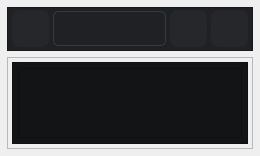
                     <widget class="QWidget" name="page_recibo">
                      <layout class="QVBoxLayout" name="verticalLayout_36">
                       <property name="leftMargin">
                        <number>7</number>
                       </property>
                       <property name="topMargin">
                        <number>7</number>
                       </property>
                       <property name="rightMargin">
                        <number>7</number>
                       </property>
                       <property name="bottomMargin">
                        <number>7</number>
                       </property>
                       <item>
                        <widget class="QFrame" name="frame_81">
                         <property name="minimumSize">
                          <size>
                           <width>0</width>
                           <height>44</height>
                          </size>
                         </property>
                         <property name="maximumSize">
                          <size>
                           <width>16777215</width>
                           <height>44</height>
                          </size>
                         </property>
                         <property name="styleSheet">
                          <string notr="true">background-color: rgb(32, 33, 37)</string>
                         </property>
                         <property name="frameShape">
                          <enum>QFrame::StyledPanel</enum>
                         </property>
                         <property name="frameShadow">
                          <enum>QFrame::Raised</enum>
                         </property>
                         <layout class="QHBoxLayout" name="horizontalLayout_17">
                          <property name="spacing">
                           <number>4</number>
                          </property>
                          <property name="leftMargin">
                           <number>4</number>
                          </property>
                          <property name="topMargin">
                           <number>0</number>
                          </property>
                          <property name="rightMargin">
                           <number>4</number>
                          </property>
                          <property name="bottomMargin">
                           <number>0</number>
                          </property>
                          <item>
                           <widget class="QPushButton" name="btn_pesquisa_produto_2">
                            <property name="minimumSize">
                             <size>
                              <width>37</width>
                              <height>37</height>
                             </size>
                            </property>
                            <property name="maximumSize">
                             <size>
                              <width>37</width>
                              <height>37</height>
                             </size>
                            </property>
                            <property name="styleSheet">
                             <string notr="true">QPushButton {
            color: rgb(233, 234, 236);
            background-color: rgb(38, 39, 43);
            border: none;
            border-radius: 8px;
}
 QPushButton:hover {
 	background-color: rgb(49, 50, 55)
 }
QPushButton:pressed {
 	background-color: rgb(38, 39, 43);
}</string>
                            </property>
                            <property name="text">
                             <string/>
                            </property>
                            <property name="icon">
                             <iconset>
                              <normaloff>../../../images/svg_icons/icon_search.svg</normaloff>../../../images/svg_icons/icon_search.svg</iconset>
                            </property>
                            <property name="iconSize">
                             <size>
                              <width>25</width>
                              <height>25</height>
                             </size>
                            </property>
                           </widget>
                          </item>
                          <item>
                           <widget class="QLineEdit" name="line_edit_pesquisa_produto_3">
                            <property name="minimumSize">
                             <size>
                              <width>0</width>
                              <height>35</height>
                             </size>
                            </property>
                            <property name="styleSheet">
                             <string notr="true">QLineEdit{
color: rgb(233, 234, 236);
border: 1px solid rgb(47, 54, 100);
border-radius: 5px;
padding-left: 5px;
}
QLineEidit:hover{
border: 1px solid rgb(64, 80, 170);
}
QLineEdit:focus{
border: 1px solid rgb(89, 109, 235);
}</string>
                            </property>
                            <property name="clearButtonEnabled">
                             <bool>false</bool>
                            </property>
                           </widget>
                          </item>
                          <item>
                           <widget class="QPushButton" name="btn_mais_opcoes_27">
                            <property name="minimumSize">
                             <size>
                              <width>37</width>
                              <height>37</height>
                             </size>
                            </property>
                            <property name="maximumSize">
                             <size>
                              <width>37</width>
                              <height>37</height>
                             </size>
                            </property>
                            <property name="styleSheet">
                             <string notr="true">QPushButton {
            color: rgb(233, 234, 236);
            background-color: rgb(38, 39, 43);
            border: none;
            border-radius: 8px;
}
 QPushButton:hover {
 	background-color: rgb(49, 50, 55)
 }
QPushButton:pressed {
 	background-color: rgb(38, 39, 43);
}</string>
                            </property>
                            <property name="text">
                             <string/>
                            </property>
                            <property name="icon">
                             <iconset>
                              <normaloff>../../../images/svg_icons/icon_more.svg</normaloff>../../../images/svg_icons/icon_more.svg</iconset>
                            </property>
                            <property name="iconSize">
                             <size>
                              <width>25</width>
                              <height>25</height>
                             </size>
                            </property>
                           </widget>
                          </item>
                          <item>
                           <widget class="QPushButton" name="btn_adicionar_produto_2">
                            <property name="minimumSize">
                             <size>
                              <width>37</width>
                              <height>37</height>
                             </size>
                            </property>
                            <property name="maximumSize">
                             <size>
                              <width>37</width>
                              <height>37</height>
                             </size>
                            </property>
                            <property name="styleSheet">
                             <string notr="true">QPushButton {
            color: rgb(233, 234, 236);
            background-color: rgb(38, 39, 43);
            border: none;
            border-radius: 8px;
}
 QPushButton:hover {
 	background-color: rgb(49, 50, 55)
 }
QPushButton:pressed {
 	background-color: rgb(38, 39, 43);
}</string>
                            </property>
                            <property name="text">
                             <string/>
                            </property>
                            <property name="icon">
                             <iconset>
                              <normaloff>../../../images/svg_icons/icon_add.svg</normaloff>../../../images/svg_icons/icon_add.svg</iconset>
                            </property>
                            <property name="iconSize">
                             <size>
                              <width>35</width>
                              <height>35</height>
                             </size>
                            </property>
                           </widget>
                          </item>
                         </layout>
                        </widget>
                       </item>
                       <item>
                        <widget class="QFrame" name="frame_border_2">
                         <property name="frameShape">
                          <enum>QFrame::StyledPanel</enum>
                         </property>
                         <property name="frameShadow">
                          <enum>QFrame::Raised</enum>
                         </property>
                         <layout class="QVBoxLayout" name="verticalLayout_33">
                          <property name="spacing">
                           <number>0</number>
                          </property>
                          <property name="leftMargin">
                           <number>4</number>
                          </property>
                          <property name="topMargin">
                           <number>4</number>
                          </property>
                          <property name="rightMargin">
                           <number>4</number>
                          </property>
                          <property name="bottomMargin">
                           <number>4</number>
                          </property>
                          <item>
                           <widget class="QFrame" name="frame_continer_border_3">
                            <property name="styleSheet">
                             <string notr="true">background-color: rgb(19, 20, 22);</string>
                            </property>
                            <property name="frameShape">
                             <enum>QFrame::StyledPanel</enum>
                            </property>
                            <property name="frameShadow">
                             <enum>QFrame::Raised</enum>
                            </property>
                            <layout class="QVBoxLayout" name="vertical_layout_inventario_6">
                             <property name="spacing">
                              <number>0</number>
                             </property>
                             <property name="leftMargin">
                              <number>5</number>
                             </property>
                             <property name="topMargin">
                              <number>5</number>
                             </property>
                             <property name="rightMargin">
                              <number>5</number>
                             </property>
                             <property name="bottomMargin">
                              <number>5</number>
                             </property>
                             <item>
                              <widget class="QScrollArea" name="scroll_area_list_regitro_inventario_4">
                               <property name="sizePolicy">
                                <sizepolicy hsizetype="Preferred" vsizetype="Preferred">
                                 <horstretch>0</horstretch>
                                 <verstretch>0</verstretch>
                                </sizepolicy>
                               </property>
                               <property name="styleSheet">
                                <string notr="true">background-color: rgb(19, 20, 22);</string>
                               </property>
                               <property name="widgetResizable">
                                <bool>true</bool>
                               </property>
                               <widget class="QWidget" name="scroll_area_widget_contents_inventario_4">
                                <property name="geometry">
                                 <rect>
                                  <x>0</x>
                                  <y>0</y>
                                  <width>643</width>
                                  <height>433</height>
                                 </rect>
                                </property>
                               </widget>
                              </widget>
                             </item>
                            </layout>
                           </widget>
                          </item>
                         </layout>
                        </widget>
                       </item>
                      </layout>
                     </widget>
